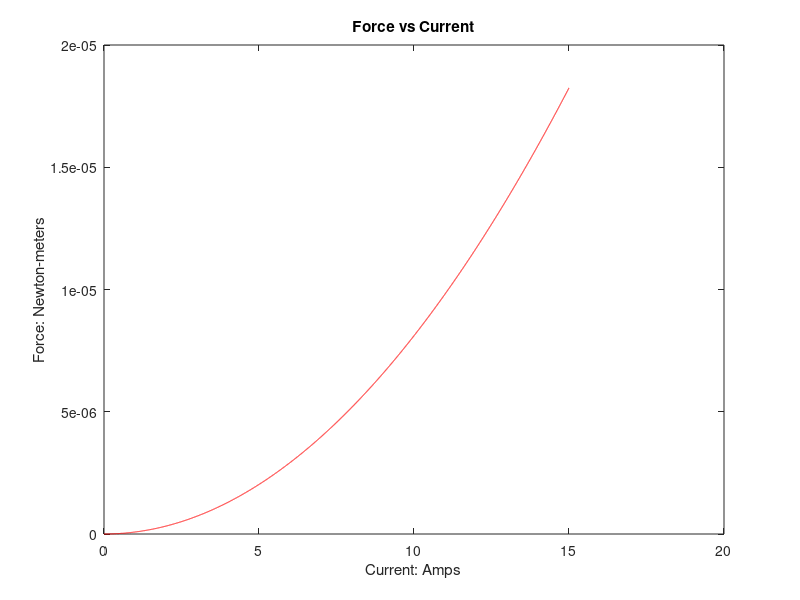
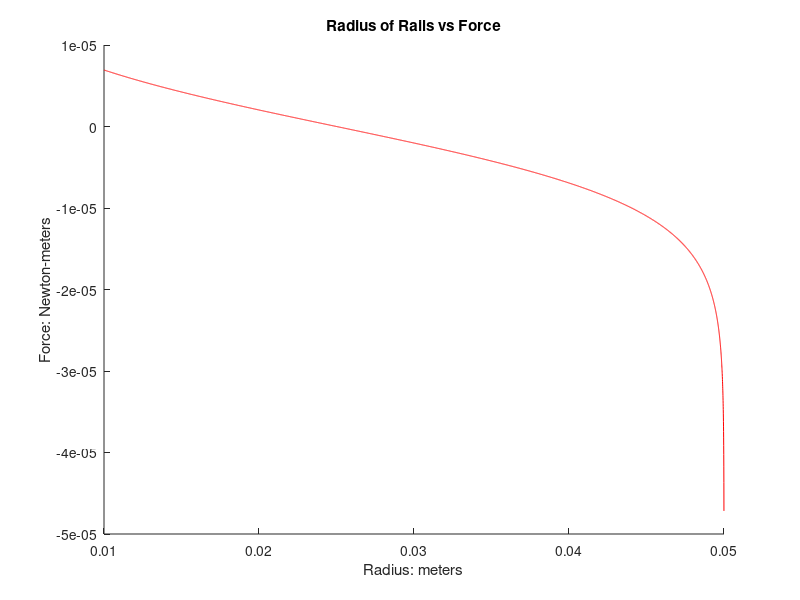
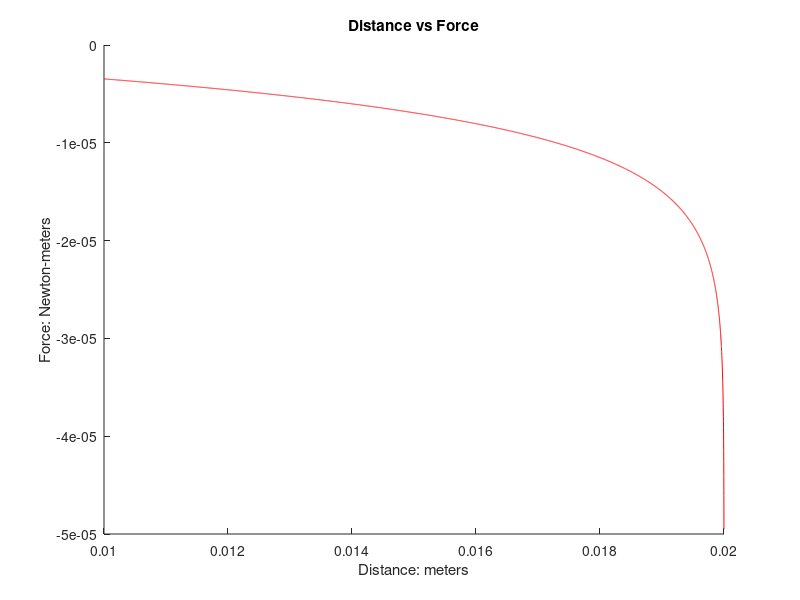
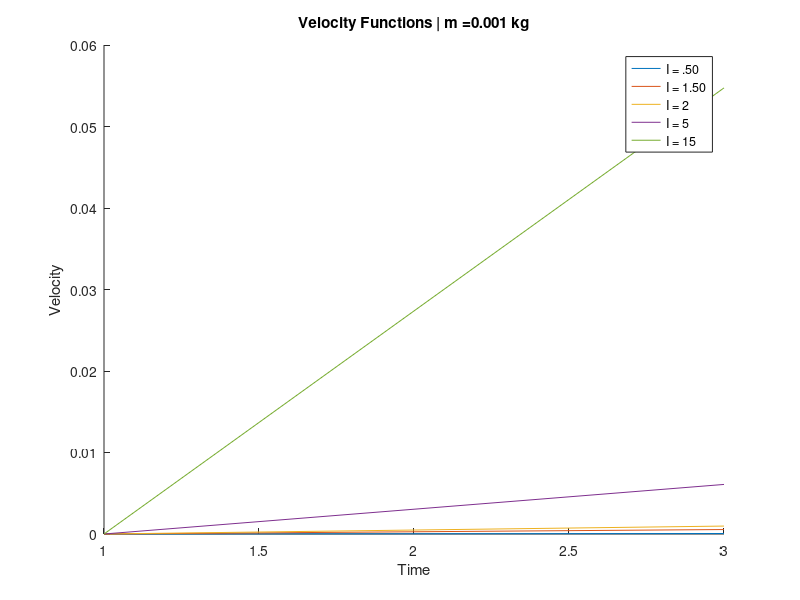

Recreate these plots in MATLAB, in order.
function [] = baseRail()
% function [] = baseRail(d, r, I)
%Inputs: d: distance between wires(this model uses semiInfinite
%        r: crossSectional radius of the rails(Assumed to be circular)
clc; close all
u0 = (4*pi)*10^-7; %Permeability of Free Space Coefficient
format long;
%Anonymous equation depending on the distance between the two rails, the
%radius of the cylindrical rails, and the current produced by the source
railForce = @(d,r,I)((u0*I.^2)*log((d-r)/r)/(2*pi));

% railForce2 = @(

r1 = 0.02; %meters
I1 = 5; %Amps
d1 = 0.05; %meters
%--------------------------------------------------------------------------
%Varying current while keeping d and r constant
%--------------------------------------------------------------------------
I = linspace(0,15,10000);
force1_current = railForce(d1,r1,I);
figure();
plot(I,force1_current,'r');
title('Force vs Current');
xlabel('Current: Amps');
ylabel('Force: Newton-meters');

%--------------------------------------------------------------------------
%Varying radius of rails while keeping d and I constant
%--------------------------------------------------------------------------
r = linspace(0.01,.05,10000);
force1_radius = ones(1,length(r));
for j = 1: length(r)
    force1_radius(j) = railForce(d1,r(j),I1);  
end
figure();
hold on;
plot(r, real(force1_radius),'r');
title('Radius of Rails vs Force');
xlabel('Radius: meters');
ylabel('Force: Newton-meters');

%--------------------------------------------------------------------------
%Varying distance apart while keeping r and I constant
%--------------------------------------------------------------------------
d = linspace(0.01,.02,10000);
force1_distance = railForce(d,r1,I1);
figure();
hold on;
plot(d, real(force1_distance),'r');
title('Distance vs Force');
xlabel('Distance: meters');
ylabel('Force: Newton-meters');

%--------------------------------------------------------------------------
%Determing velocity relationships with the current
%--------------------------------------------------------------------------
m = .001; %kg
F1 = railForce(d1,r1,0.50);
F2 = railForce(d1,r1,1.50);
F3 = railForce(d1,r1,2);
F4 = railForce(d1,r1,5);
F5 = railForce(d1,r1,15);
accelVector = [F1/m, F2/m, F3/m, F4/m, F5/m];
figure();
hold on;
for j = 1: length(accelVector)
    plot(accelVector(j)*linspace(0,3,3));
end
titleString = strcat('Velocity Functions | m = ', num2str(m), ' kg');
title(titleString);
xlabel('Time');
ylabel('Velocity');
legend('I = .50', 'I = 1.50', 'I = 2', 'I = 5', 'I = 15') 




end
